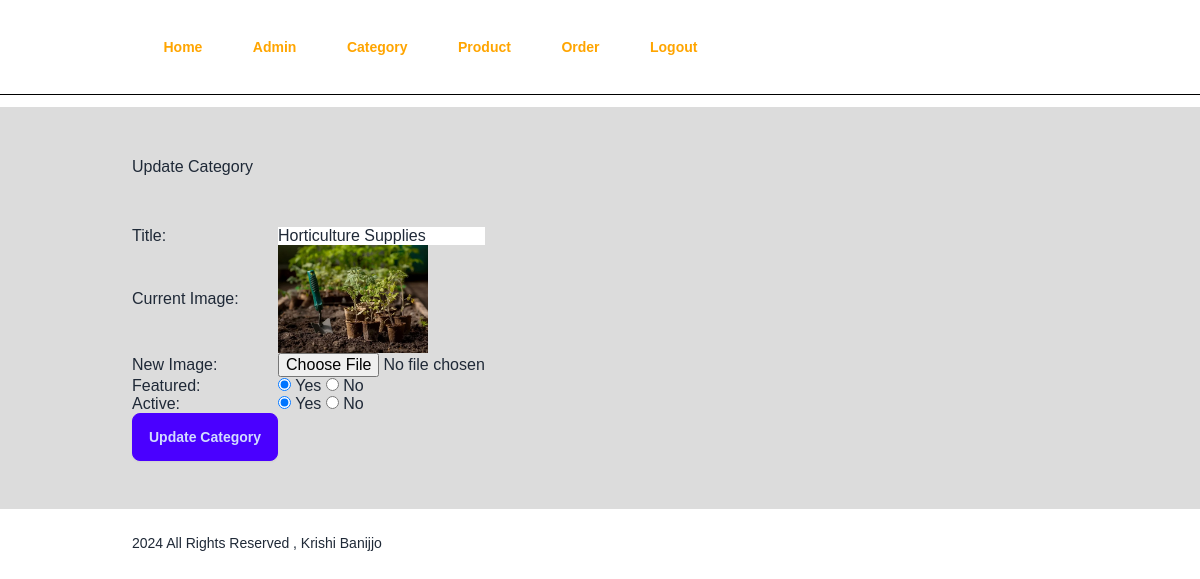
The app's page /admin/update-category.php?id=2 (signed in) with its own data.
### tables this page shows
CREATE TABLE `tbl_category` (
  `id` int(11) NOT NULL,
  `title` varchar(100) NOT NULL,
  `image_name` varchar(255) NOT NULL,
  `featured` varchar(10) NOT NULL,
  `active` varchar(10) NOT NULL
);

### admin/update-category.php (the view, shortened to what this page needs)
<?php include('../admin/partials/menu.php') ?>
<div class="main-content">
    <div class="wrapper">
        <h1>Update Category</h1> <br>
        <br>
        <?php
        if (isset($_GET['id'])) {
            $id = $_GET['id'];
            $sql = "SELECT * FROM tbl_category WHERE id=$id";
            $res = mysqli_query($conn, $sql);
            $count = mysqli_num_rows($res);
            if ($count == 1) {
                $row = mysqli_fetch_assoc($res);
                $title = $row['title'];
                $current_image = $row['image_name'];
                $featured = $row['featured'];
                $active = $row['active'];
            } else {
                $_SESSION['no-category-found'] = "<div>Category Not Found</div>";
                header('location:' . SITEURL . 'admin/manage-category.php');
            }
        } else {
            header('location:' . SITEURL . 'admin/manage-category.php');
        }
        ?>
        <form action="" method="POST" enctype="multipart/form-data">
            <table>
                <tr>
                    <td>Title:</td>
                    <td>
                        <input type="text" name="title" id="" value="<?php echo $title; ?>">
                    </td>
                </tr>
                <tr>
                    <td>Current Image:</td>
                    <td>
                        <?php
                        if ($current_image != "") {
                        ?>
                            <img src="<?php echo SITEURL; ?>images/category/<?php echo $current_image; ?>" width="150px" height="150px">
                        <?php
                        } else {
                            echo "<div>Image not added</div>";
                        }
                        ?>
                    </td>
                </tr>
                <tr>
                    <td>New Image:</td>
                    <td>
                        <input type="file" name="image" id="">
                    </td>
                </tr>
                <tr>
                    <td>Featured:</td>
                    <td>
                        <input <?php if ($featured == "Yes") {
                                    echo "checked";
                                } ?> type="radio" name="featured" value="Yes" id=""> Yes
                        <input <?php if ($featured == "No") {
                                    echo "checked";
                                } ?> type="radio" name="featured" value="No" id=""> No
                    </td>
                </tr>
                <tr>
                    <td>Active:</td>
                    <td>
                        <input <?php if ($active == "Yes") {
                                    echo "checked";
                                } ?> type="radio" name="active" value="Yes" id=""> Yes
                        <input <?php if ($active == "No") {
                                    echo "checked";
                                } ?> type="radio" name="active" value="No" id=""> No
                    </td>
                </tr>
                <tr>
                    <td>
                        <input type="submit" name="submit" value="Update Category" class="btn btn-primary" id="">
                    </td>
                </tr>
            </table>
        </form>
    </div>
</div>
<?php include('../admin/partials/footer.php') ?>

### css/admin.css (style rules this page uses)
* { margin: 0; padding: 0; font-family: Arial, Helvetica, sans-serif; }
.wrapper { padding: 1%; width: 80%; margin: 0 auto; }
.main-content { margin: 1% 0; background-color: gainsboro; padding: 3% 0; }

### records on screen
tbl_category: title "Horticulture Supplies", image_name (picture), featured "☑", active "☑"
